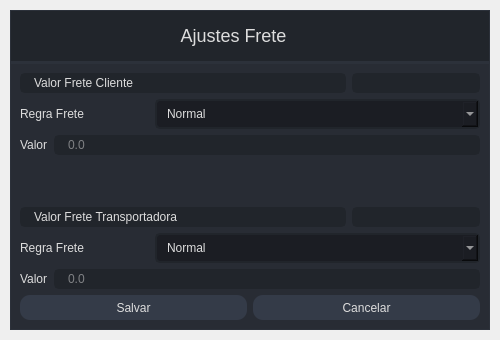
<?xml version="1.0" encoding="UTF-8"?>
<ui version="4.0">
 <author>Wanderson M. Pimenta</author>
 <class>AjusteFrete</class>
 <widget class="QMainWindow" name="AjusteFrete">
  <property name="geometry">
   <rect>
    <x>0</x>
    <y>0</y>
    <width>500</width>
    <height>340</height>
   </rect>
  </property>
  <property name="minimumSize">
   <size>
    <width>500</width>
    <height>250</height>
   </size>
  </property>
  <property name="maximumSize">
   <size>
    <width>500</width>
    <height>340</height>
   </size>
  </property>
  <property name="windowTitle">
   <string>MainWindow</string>
  </property>
  <widget class="QWidget" name="styleSheet">
   <property name="minimumSize">
    <size>
     <width>500</width>
     <height>250</height>
    </size>
   </property>
   <property name="maximumSize">
    <size>
     <width>500</width>
     <height>340</height>
    </size>
   </property>
   <property name="font">
    <font>
     <pointsize>10</pointsize>
     <italic>false</italic>
     <bold>false</bold>
    </font>
   </property>
   <property name="styleSheet">
    <string notr="true">/* /////////////////////////////////////////////////////////////////////////////////////////////////

SET APP STYLESHEET - FULL STYLES HERE
DARK THEME - DRACULA COLOR BASED

///////////////////////////////////////////////////////////////////////////////////////////////// */

QWidget{
	color: rgb(221, 221, 221);
	font: 10pt &quot;Segoe UI&quot;;
}

/* /////////////////////////////////////////////////////////////////////////////////////////////////
Tooltip */
QToolTip {
	color: #ffffff;
	background-color: rgba(33, 37, 43, 180);
	border: 1px solid rgb(44, 49, 58);
	background-image: none;
	background-position: left center;
    background-repeat: no-repeat;
	border: none;
	border-left: 2px solid rgb(255, 121, 198);
	text-align: left;
	padding-left: 8px;
	margin: 0px;
}

/* /////////////////////////////////////////////////////////////////////////////////////////////////
Bg App */
#bgApp {	
	background-color: rgb(40, 44, 52);
	border: 1px solid rgb(44, 49, 58);
}

/* /////////////////////////////////////////////////////////////////////////////////////////////////
Left Menu */
#leftMenuBg {	
	background-color: rgb(33, 37, 43);
}
#topLogo {
	background-color: rgb(33, 37, 43);
	background-image: url(:/images/images/images/PyDracula.png);
	background-position: centered;
	background-repeat: no-repeat;
}
#titleLeftApp { font: 63 12pt &quot;Segoe UI Semibold&quot;; }
#titleLeftDescription { font: 8pt &quot;Segoe UI&quot;; color: rgb(189, 147, 249); }

/* MENUS */
#topMenu .QPushButton {	
	background-position: left center;
    background-repeat: no-repeat;
	border: none;
	border-left: 22px solid transparent;
	background-color: transparent;
	text-align: left;
	padding-left: 44px;
}
#topMenu .QPushButton:hover {
	background-color: rgb(40, 44, 52);
}
#topMenu .QPushButton:pressed {	
	background-color: rgb(189, 147, 249);
	color: rgb(255, 255, 255);
}
#bottomMenu .QPushButton {	
	background-position: left center;
    background-repeat: no-repeat;
	border: none;
	border-left: 20px solid transparent;
	background-color:transparent;
	text-align: left;
	padding-left: 44px;
}
#bottomMenu .QPushButton:hover {
	background-color: rgb(40, 44, 52);
}
#bottomMenu .QPushButton:pressed {	
	background-color: rgb(189, 147, 249);
	color: rgb(255, 255, 255);
}
#leftMenuFrame{
	border-top: 3px solid rgb(44, 49, 58);
}

/* Toggle Button */
#toggleButton {
	background-position: left center;
    background-repeat: no-repeat;
	border: none;
	border-left: 20px solid transparent;
	background-color: rgb(37, 41, 48);
	text-align: left;
	padding-left: 44px;
	color: rgb(113, 126, 149);
}
#toggleButton:hover {
	background-color: rgb(40, 44, 52);
}
#toggleButton:pressed {
	background-color: rgb(189, 147, 249);
}

/* Title Menu */
#titleRightInfo { padding-left: 10px; }


/* /////////////////////////////////////////////////////////////////////////////////////////////////
Extra Tab */
#extraLeftBox {	
	background-color: rgb(44, 49, 58);
}
#extraTopBg{	
	background-color: rgb(189, 147, 249)
}

/* Icon */
#extraIcon {
	background-position: center;
	background-repeat: no-repeat;
	background-image: url(:/icons/images/icons/icon_settings.png);
}

/* Label */
#extraLabel { color: rgb(255, 255, 255); }

/* Btn Close */
#extraCloseColumnBtn { background-color: rgba(255, 255, 255, 0); border: none;  border-radius: 5px; }
#extraCloseColumnBtn:hover { background-color: rgb(196, 161, 249); border-style: solid; border-radius: 4px; }
#extraCloseColumnBtn:pressed { background-color: rgb(180, 141, 238); border-style: solid; border-radius: 4px; }

/* Extra Content */
#extraContent{
	border-top: 3px solid rgb(40, 44, 52);
}

/* Extra Top Menus */
#extraTopMenu .QPushButton {
background-position: left center;
    background-repeat: no-repeat;
	border: none;
	border-left: 22px solid transparent;
	background-color:transparent;
	text-align: left;
	padding-left: 44px;
}
#extraTopMenu .QPushButton:hover {
	background-color: rgb(40, 44, 52);
}
#extraTopMenu .QPushButton:pressed {	
	background-color: rgb(189, 147, 249);
	color: rgb(255, 255, 255);
}

/* /////////////////////////////////////////////////////////////////////////////////////////////////
Content App */
#contentTopBg{	
	background-color: rgb(33, 37, 43);
}
#contentBottom{
	border-top: 3px solid rgb(44, 49, 58);
}

/* Top Buttons */
#rightButtons .QPushButton { background-color: rgba(255, 255, 255, 0); border: none;  border-radius: 5px; }
#rightButtons .QPushButton:hover { background-color: rgb(44, 49, 57); border-style: solid; border-radius: 4px; }
#rightButtons .QPushButton:pressed { background-color: rgb(23, 26, 30); border-style: solid; border-radius: 4px; }

/* Theme Settings */
#extraRightBox { background-color: rgb(44, 49, 58); }
#themeSettingsTopDetail { background-color: rgb(189, 147, 249); }

/* Bottom Bar */
#bottomBar { background-color: rgb(44, 49, 58); }
#bottomBar QLabel { font-size: 11px; color: rgb(113, 126, 149); padding-left: 10px; padding-right: 10px; padding-bottom: 2px; }

/* CONTENT SETTINGS */
/* MENUS */
#contentSettings .QPushButton {	
	background-position: left center;
    background-repeat: no-repeat;
	border: none;
	border-left: 22px solid transparent;
	background-color:transparent;
	text-align: left;
	padding-left: 44px;
}
#contentSettings .QPushButton:hover {
	background-color: rgb(40, 44, 52);
}
#contentSettings .QPushButton:pressed {	
	background-color: rgb(189, 147, 249);
	color: rgb(255, 255, 255);
}

/* /////////////////////////////////////////////////////////////////////////////////////////////////
QTableWidget */
QTableWidget {	
	background-color: transparent;
	padding: 10px;
	border-radius: 5px;
	gridline-color: rgb(44, 49, 58);
	border-bottom: 1px solid rgb(44, 49, 60);
}
QTableWidget::item{
	border-color: rgb(44, 49, 60);
	padding-left: 5px;
	padding-right: 5px;
	gridline-color: rgb(44, 49, 60);
}
QTableWidget::item:selected{
	background-color: rgb(189, 147, 249);
}
QHeaderView::section{
	background-color: rgb(33, 37, 43);
	max-width: 30px;
	border: 1px solid rgb(44, 49, 58);
	border-style: none;
    border-bottom: 1px solid rgb(44, 49, 60);
    border-right: 1px solid rgb(44, 49, 60);
}
QTableWidget::horizontalHeader {	
	background-color: rgb(33, 37, 43);
}
QHeaderView::section:horizontal
{
    border: 1px solid rgb(33, 37, 43);
	background-color: rgb(33, 37, 43);
	padding: 3px;
	border-top-left-radius: 7px;
    border-top-right-radius: 7px;
}
QHeaderView::section:vertical
{
    border: 1px solid rgb(44, 49, 60);
}

/* /////////////////////////////////////////////////////////////////////////////////////////////////
LineEdit */
QLineEdit {
	background-color: rgb(33, 37, 43);
	border-radius: 5px;
	border: 2px solid rgb(33, 37, 43);
	padding-left: 10px;
	selection-color: rgb(255, 255, 255);
	selection-background-color: rgb(255, 121, 198);
}
QLineEdit:hover {
	border: 2px solid rgb(64, 71, 88);
}
QLineEdit:focus {
	border: 2px solid rgb(91, 101, 124);
}

/* /////////////////////////////////////////////////////////////////////////////////////////////////
PlainTextEdit */
QPlainTextEdit {
	background-color: rgb(27, 29, 35);
	border-radius: 5px;
	padding: 10px;
	selection-color: rgb(255, 255, 255);
	selection-background-color: rgb(255, 121, 198);
}
QPlainTextEdit  QScrollBar:vertical {
    width: 8px;
 }
QPlainTextEdit  QScrollBar:horizontal {
    height: 8px;
 }
QPlainTextEdit:hover {
	border: 2px solid rgb(64, 71, 88);
}
QPlainTextEdit:focus {
	border: 2px solid rgb(91, 101, 124);
}

/* /////////////////////////////////////////////////////////////////////////////////////////////////
ScrollBars */
QScrollBar:horizontal {
    border: none;
    background: rgb(52, 59, 72);
    height: 8px;
    margin: 0px 21px 0 21px;
	border-radius: 0px;
}
QScrollBar::handle:horizontal {
    background: rgb(189, 147, 249);
    min-width: 25px;
	border-radius: 4px
}
QScrollBar::add-line:horizontal {
    border: none;
    background: rgb(55, 63, 77);
    width: 20px;
	border-top-right-radius: 4px;
    border-bottom-right-radius: 4px;
    subcontrol-position: right;
    subcontrol-origin: margin;
}
QScrollBar::sub-line:horizontal {
    border: none;
    background: rgb(55, 63, 77);
    width: 20px;
	border-top-left-radius: 4px;
    border-bottom-left-radius: 4px;
    subcontrol-position: left;
    subcontrol-origin: margin;
}
QScrollBar::up-arrow:horizontal, QScrollBar::down-arrow:horizontal
{
     background: none;
}
QScrollBar::add-page:horizontal, QScrollBar::sub-page:horizontal
{
     background: none;
}
 QScrollBar:vertical {
	border: none;
    background: rgb(52, 59, 72);
    width: 8px;
    margin: 21px 0 21px 0;
	border-radius: 0px;
 }
 QScrollBar::handle:vertical {	
	background: rgb(189, 147, 249);
    min-height: 25px;
	border-radius: 4px
 }
 QScrollBar::add-line:vertical {
     border: none;
    background: rgb(55, 63, 77);
     height: 20px;
	border-bottom-left-radius: 4px;
    border-bottom-right-radius: 4px;
     subcontrol-position: bottom;
     subcontrol-origin: margin;
 }
 QScrollBar::sub-line:vertical {
	border: none;
    background: rgb(55, 63, 77);
     height: 20px;
	border-top-left-radius: 4px;
    border-top-right-radius: 4px;
     subcontrol-position: top;
     subcontrol-origin: margin;
 }
 QScrollBar::up-arrow:vertical, QScrollBar::down-arrow:vertical {
     background: none;
 }

 QScrollBar::add-page:vertical, QScrollBar::sub-page:vertical {
     background: none;
 }

/* /////////////////////////////////////////////////////////////////////////////////////////////////
CheckBox */
QCheckBox::indicator {
    border: 3px solid rgb(52, 59, 72);
	width: 15px;
	height: 15px;
	border-radius: 10px;
    background: rgb(44, 49, 60);
}
QCheckBox::indicator:hover {
    border: 3px solid rgb(58, 66, 81);
}
QCheckBox::indicator:checked {
    background: 3px solid rgb(52, 59, 72);
	border: 3px solid rgb(52, 59, 72);	
	background-image: url(:/icons/images/icons/cil-check-alt.png);
}

/* /////////////////////////////////////////////////////////////////////////////////////////////////
RadioButton */
QRadioButton::indicator {
    border: 3px solid rgb(52, 59, 72);
	width: 15px;
	height: 15px;
	border-radius: 10px;
    background: rgb(44, 49, 60);
}
QRadioButton::indicator:hover {
    border: 3px solid rgb(58, 66, 81);
}
QRadioButton::indicator:checked {
    background: 3px solid rgb(94, 106, 130);
	border: 3px solid rgb(52, 59, 72);	
}

/* /////////////////////////////////////////////////////////////////////////////////////////////////
ComboBox */
QComboBox{
	background-color: rgb(27, 29, 35);
	border-radius: 5px;
	border: 2px solid rgb(33, 37, 43);
	padding: 5px;
	padding-left: 10px;
}
QComboBox:hover{
	border: 2px solid rgb(64, 71, 88);
}
QComboBox::drop-down {
	subcontrol-origin: padding;
	subcontrol-position: top right;
	width: 25px; 
	border-left-width: 3px;
	border-left-color: rgba(39, 44, 54, 150);
	border-left-style: solid;
	border-top-right-radius: 3px;
	border-bottom-right-radius: 3px;	
	background-image: url(:/icons/images/icons/cil-arrow-bottom.png);
	background-position: center;
	background-repeat: no-reperat;
 }
QComboBox QAbstractItemView {
	color: rgb(255, 121, 198);	
	background-color: rgb(33, 37, 43);
	padding: 10px;
	selection-background-color: rgb(39, 44, 54);
}

/* /////////////////////////////////////////////////////////////////////////////////////////////////
Sliders */
QSlider::groove:horizontal {
    border-radius: 5px;
    height: 10px;
	margin: 0px;
	background-color: rgb(52, 59, 72);
}
QSlider::groove:horizontal:hover {
	background-color: rgb(55, 62, 76);
}
QSlider::handle:horizontal {
    background-color: rgb(189, 147, 249);
    border: none;
    height: 10px;
    width: 10px;
    margin: 0px;
	border-radius: 5px;
}
QSlider::handle:horizontal:hover {
    background-color: rgb(195, 155, 255);
}
QSlider::handle:horizontal:pressed {
    background-color: rgb(255, 121, 198);
}

QSlider::groove:vertical {
    border-radius: 5px;
    width: 10px;
    margin: 0px;
	background-color: rgb(52, 59, 72);
}
QSlider::groove:vertical:hover {
	background-color: rgb(55, 62, 76);
}
QSlider::handle:vertical {
    background-color: rgb(189, 147, 249);
	border: none;
    height: 10px;
    width: 10px;
    margin: 0px;
	border-radius: 5px;
}
QSlider::handle:vertical:hover {
    background-color: rgb(195, 155, 255);
}
QSlider::handle:vertical:pressed {
    background-color: rgb(255, 121, 198);
}

/* /////////////////////////////////////////////////////////////////////////////////////////////////
CommandLinkButton */
QCommandLinkButton {	
	color: rgb(255, 121, 198);
	border-radius: 5px;
	padding: 5px;
	color: rgb(255, 170, 255);
}
QCommandLinkButton:hover {	
	color: rgb(255, 170, 255);
	background-color: rgb(44, 49, 60);
}
QCommandLinkButton:pressed {	
	color: rgb(189, 147, 249);
	background-color: rgb(52, 58, 71);
}

/* /////////////////////////////////////////////////////////////////////////////////////////////////
Button */
#pagesContainer QPushButton {
	border: 2px solid rgb(52, 59, 72);
	border-radius: 5px;	
	background-color: rgb(52, 59, 72);
}
#pagesContainer QPushButton:hover {
	background-color: rgb(57, 65, 80);
	border: 2px solid rgb(61, 70, 86);
}
#pagesContainer QPushButton:pressed {	
	background-color: rgb(35, 40, 49);
	border: 2px solid rgb(43, 50, 61);
}

</string>
   </property>
   <layout class="QVBoxLayout" name="appMargins">
    <property name="spacing">
     <number>0</number>
    </property>
    <property name="leftMargin">
     <number>10</number>
    </property>
    <property name="topMargin">
     <number>10</number>
    </property>
    <property name="rightMargin">
     <number>10</number>
    </property>
    <property name="bottomMargin">
     <number>10</number>
    </property>
    <item>
     <widget class="QFrame" name="bgApp">
      <property name="styleSheet">
       <string notr="true"/>
      </property>
      <property name="frameShape">
       <enum>QFrame::NoFrame</enum>
      </property>
      <property name="frameShadow">
       <enum>QFrame::Raised</enum>
      </property>
      <layout class="QHBoxLayout" name="appLayout">
       <property name="spacing">
        <number>0</number>
       </property>
       <property name="leftMargin">
        <number>0</number>
       </property>
       <property name="topMargin">
        <number>0</number>
       </property>
       <property name="rightMargin">
        <number>0</number>
       </property>
       <property name="bottomMargin">
        <number>0</number>
       </property>
       <item>
        <widget class="QFrame" name="contentBox">
         <property name="frameShape">
          <enum>QFrame::NoFrame</enum>
         </property>
         <property name="frameShadow">
          <enum>QFrame::Raised</enum>
         </property>
         <layout class="QVBoxLayout" name="verticalLayout_2">
          <property name="spacing">
           <number>0</number>
          </property>
          <property name="leftMargin">
           <number>0</number>
          </property>
          <property name="topMargin">
           <number>0</number>
          </property>
          <property name="rightMargin">
           <number>0</number>
          </property>
          <property name="bottomMargin">
           <number>0</number>
          </property>
          <item>
           <widget class="QFrame" name="contentTopBg">
            <property name="minimumSize">
             <size>
              <width>0</width>
              <height>50</height>
             </size>
            </property>
            <property name="maximumSize">
             <size>
              <width>16777215</width>
              <height>50</height>
             </size>
            </property>
            <property name="frameShape">
             <enum>QFrame::NoFrame</enum>
            </property>
            <property name="frameShadow">
             <enum>QFrame::Raised</enum>
            </property>
            <layout class="QHBoxLayout" name="horizontalLayout">
             <property name="spacing">
              <number>0</number>
             </property>
             <property name="leftMargin">
              <number>0</number>
             </property>
             <property name="topMargin">
              <number>0</number>
             </property>
             <property name="rightMargin">
              <number>10</number>
             </property>
             <property name="bottomMargin">
              <number>0</number>
             </property>
             <item>
              <widget class="QFrame" name="leftBox">
               <property name="sizePolicy">
                <sizepolicy hsizetype="Expanding" vsizetype="Preferred">
                 <horstretch>0</horstretch>
                 <verstretch>0</verstretch>
                </sizepolicy>
               </property>
               <property name="frameShape">
                <enum>QFrame::NoFrame</enum>
               </property>
               <property name="frameShadow">
                <enum>QFrame::Raised</enum>
               </property>
               <layout class="QHBoxLayout" name="horizontalLayout_3">
                <property name="spacing">
                 <number>0</number>
                </property>
                <property name="leftMargin">
                 <number>0</number>
                </property>
                <property name="topMargin">
                 <number>0</number>
                </property>
                <property name="rightMargin">
                 <number>0</number>
                </property>
                <property name="bottomMargin">
                 <number>0</number>
                </property>
                <item>
                 <widget class="QLabel" name="titleRightInfo">
                  <property name="sizePolicy">
                   <sizepolicy hsizetype="Preferred" vsizetype="Expanding">
                    <horstretch>0</horstretch>
                    <verstretch>0</verstretch>
                   </sizepolicy>
                  </property>
                  <property name="maximumSize">
                   <size>
                    <width>16777215</width>
                    <height>45</height>
                   </size>
                  </property>
                  <property name="font">
                   <font>
                    <pointsize>-1</pointsize>
                    <italic>false</italic>
                    <bold>false</bold>
                   </font>
                  </property>
                  <property name="styleSheet">
                   <string notr="true">font-size:18px</string>
                  </property>
                  <property name="text">
                   <string>Ajustes Frete </string>
                  </property>
                  <property name="alignment">
                   <set>Qt::AlignCenter</set>
                  </property>
                 </widget>
                </item>
               </layout>
              </widget>
             </item>
             <item alignment="Qt::AlignRight">
              <widget class="QFrame" name="rightButtons">
               <property name="minimumSize">
                <size>
                 <width>0</width>
                 <height>28</height>
                </size>
               </property>
               <property name="frameShape">
                <enum>QFrame::NoFrame</enum>
               </property>
               <property name="frameShadow">
                <enum>QFrame::Raised</enum>
               </property>
               <layout class="QHBoxLayout" name="horizontalLayout_2">
                <property name="spacing">
                 <number>5</number>
                </property>
                <property name="leftMargin">
                 <number>0</number>
                </property>
                <property name="topMargin">
                 <number>0</number>
                </property>
                <property name="rightMargin">
                 <number>0</number>
                </property>
                <property name="bottomMargin">
                 <number>0</number>
                </property>
                <item>
                 <widget class="QPushButton" name="closeAppBtn">
                  <property name="minimumSize">
                   <size>
                    <width>28</width>
                    <height>28</height>
                   </size>
                  </property>
                  <property name="maximumSize">
                   <size>
                    <width>28</width>
                    <height>28</height>
                   </size>
                  </property>
                  <property name="cursor">
                   <cursorShape>PointingHandCursor</cursorShape>
                  </property>
                  <property name="toolTip">
                   <string>Close</string>
                  </property>
                  <property name="text">
                   <string/>
                  </property>
                  <property name="icon">
                   <iconset>
                    <normaloff>:/icons/images/icons/icon_close.png</normaloff>:/icons/images/icons/icon_close.png</iconset>
                  </property>
                  <property name="iconSize">
                   <size>
                    <width>20</width>
                    <height>20</height>
                   </size>
                  </property>
                 </widget>
                </item>
               </layout>
              </widget>
             </item>
            </layout>
           </widget>
          </item>
          <item>
           <widget class="QFrame" name="contentBottom">
            <property name="frameShape">
             <enum>QFrame::NoFrame</enum>
            </property>
            <property name="frameShadow">
             <enum>QFrame::Raised</enum>
            </property>
            <layout class="QVBoxLayout" name="verticalLayout_6">
             <property name="spacing">
              <number>0</number>
             </property>
             <property name="leftMargin">
              <number>0</number>
             </property>
             <property name="topMargin">
              <number>0</number>
             </property>
             <property name="rightMargin">
              <number>0</number>
             </property>
             <property name="bottomMargin">
              <number>0</number>
             </property>
             <item>
              <widget class="QFrame" name="verticalFrame">
               <property name="minimumSize">
                <size>
                 <width>0</width>
                 <height>151</height>
                </size>
               </property>
               <layout class="QVBoxLayout" name="verticalLayout">
                <item>
                 <layout class="QHBoxLayout" name="horizontalLayout_6">
                  <item>
                   <widget class="QLineEdit" name="lineEdit_4">
                    <property name="enabled">
                     <bool>false</bool>
                    </property>
                    <property name="minimumSize">
                     <size>
                      <width>326</width>
                      <height>0</height>
                     </size>
                    </property>
                    <property name="text">
                     <string>Valor Frete Cliente</string>
                    </property>
                   </widget>
                  </item>
                  <item>
                   <widget class="QLineEdit" name="lineEdit_5">
                    <property name="enabled">
                     <bool>false</bool>
                    </property>
                   </widget>
                  </item>
                 </layout>
                </item>
                <item>
                 <layout class="QHBoxLayout" name="horizontalLayout_7">
                  <item>
                   <widget class="QLabel" name="label">
                    <property name="maximumSize">
                     <size>
                      <width>129</width>
                      <height>16777215</height>
                     </size>
                    </property>
                    <property name="text">
                     <string>Regra Frete</string>
                    </property>
                   </widget>
                  </item>
                  <item>
                   <widget class="QComboBox" name="comboBox">
                    <item>
                     <property name="text">
                      <string>Normal</string>
                     </property>
                    </item>
                    <item>
                     <property name="text">
                      <string>Acréscimo Frete</string>
                     </property>
                    </item>
                    <item>
                     <property name="text">
                      <string>Desconto Frete</string>
                     </property>
                    </item>
                   </widget>
                  </item>
                 </layout>
                </item>
                <item>
                 <layout class="QHBoxLayout" name="horizontalLayout_5">
                  <item>
                   <widget class="QLabel" name="label_2">
                    <property name="text">
                     <string>Valor</string>
                    </property>
                   </widget>
                  </item>
                  <item>
                   <widget class="QLineEdit" name="lineEdit_2">
                    <property name="enabled">
                     <bool>true</bool>
                    </property>
                    <property name="placeholderText">
                     <string>0.0</string>
                    </property>
                   </widget>
                  </item>
                 </layout>
                </item>
                <item>
                 <widget class="QWidget" name="verticalWidget" native="true">
                  <property name="minimumSize">
                   <size>
                    <width>0</width>
                    <height>50</height>
                   </size>
                  </property>
                  <layout class="QVBoxLayout" name="verticalLayout_3"/>
                 </widget>
                </item>
                <item>
                 <layout class="QHBoxLayout" name="horizontalLayout_8">
                  <item>
                   <widget class="QLineEdit" name="lineEdit_3">
                    <property name="enabled">
                     <bool>false</bool>
                    </property>
                    <property name="minimumSize">
                     <size>
                      <width>326</width>
                      <height>0</height>
                     </size>
                    </property>
                    <property name="text">
                     <string>Valor Frete Transportadora</string>
                    </property>
                   </widget>
                  </item>
                  <item>
                   <widget class="QLineEdit" name="lineEdit_6">
                    <property name="enabled">
                     <bool>false</bool>
                    </property>
                   </widget>
                  </item>
                 </layout>
                </item>
                <item>
                 <layout class="QHBoxLayout" name="horizontalLayout_9">
                  <item>
                   <widget class="QLabel" name="label_5">
                    <property name="maximumSize">
                     <size>
                      <width>129</width>
                      <height>16777215</height>
                     </size>
                    </property>
                    <property name="text">
                     <string>Regra Frete</string>
                    </property>
                   </widget>
                  </item>
                  <item>
                   <widget class="QComboBox" name="comboBox_2">
                    <item>
                     <property name="text">
                      <string>Normal</string>
                     </property>
                    </item>
                    <item>
                     <property name="text">
                      <string>Acréscimo Frete</string>
                     </property>
                    </item>
                    <item>
                     <property name="text">
                      <string>Desconto Frete</string>
                     </property>
                    </item>
                   </widget>
                  </item>
                 </layout>
                </item>
                <item>
                 <layout class="QHBoxLayout" name="horizontalLayout_10">
                  <item>
                   <widget class="QLabel" name="label_6">
                    <property name="text">
                     <string>Valor</string>
                    </property>
                   </widget>
                  </item>
                  <item>
                   <widget class="QLineEdit" name="lineEdit">
                    <property name="placeholderText">
                     <string>0.0</string>
                    </property>
                   </widget>
                  </item>
                 </layout>
                </item>
                <item>
                 <layout class="QHBoxLayout" name="horizontalLayout_4">
                  <item>
                   <widget class="QPushButton" name="pushButton">
                    <property name="styleSheet">
                     <string notr="true">background-color: rgb(52, 59, 72);
border-radius: 10px;
height:25 px;</string>
                    </property>
                    <property name="text">
                     <string>Salvar</string>
                    </property>
                   </widget>
                  </item>
                  <item>
                   <widget class="QPushButton" name="pushButton_2">
                    <property name="styleSheet">
                     <string notr="true">background-color: rgb(52, 59, 72);
border-radius: 10px;
height:25 px;</string>
                    </property>
                    <property name="text">
                     <string>Cancelar</string>
                    </property>
                   </widget>
                  </item>
                 </layout>
                </item>
               </layout>
              </widget>
             </item>
            </layout>
           </widget>
          </item>
         </layout>
        </widget>
       </item>
      </layout>
     </widget>
    </item>
   </layout>
  </widget>
 </widget>
 <tabstops>
  <tabstop>pushButton</tabstop>
  <tabstop>pushButton_2</tabstop>
  <tabstop>closeAppBtn</tabstop>
  <tabstop>lineEdit_2</tabstop>
 </tabstops>
 <resources>
  <include location="resources.qrc"/>
 </resources>
 <connections/>
</ui>
